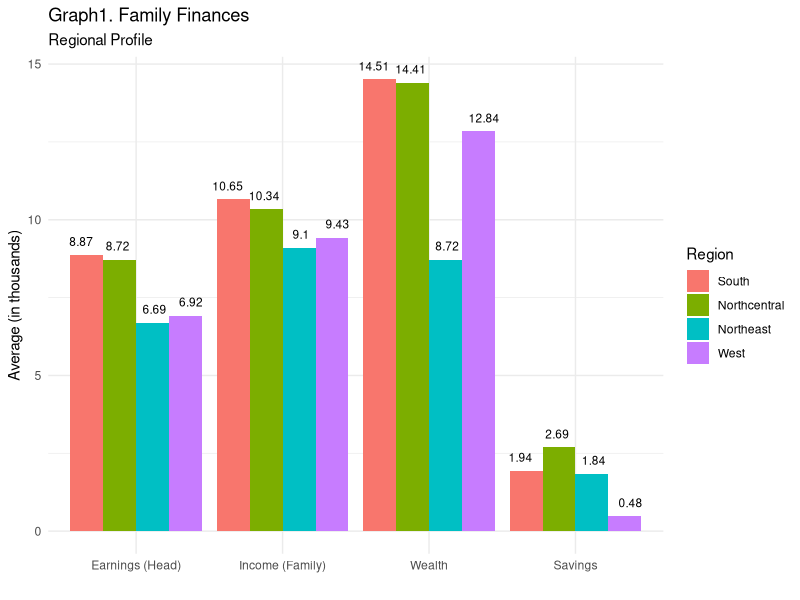

This chart was generated by the following R code:
############################################################
#                                                          #
#                    Assignment 1 in R                     #
#                                                          #
############################################################
library(readr)

# 1. read  family63A_tab.txt (tab delimited data) 
familyA <- read_tsv("data/family63A_tab.txt")

# 2. read family63B_FreeForm.txt (free form text file)
familyB <- read_table2("data/family63B_FreeForm.txt", col_names=FALSE)
names(familyB) <- names(familyA)

# 3. read family63C.csv  (comma delimited)
familyC <- read_csv("data/family63C.csv")                               
                                
# 4. merge/append A, B, C as appropriate
familyAB <- rbind(familyA, familyB)
familyABC <- merge(familyAB, familyC, by="id")
                                
# 5. Calculate descriptive statistics or frequencies
familyABC$race <- factor(familyABC$race)
familyABC$region <- factor(familyABC$region)
#    a) whole sample
summary(familyABC)
#    b) by region
by(familyABC, familyABC$region, summary)
by(familyABC, familyABC$region, psych::describe)

# 6. Compare average E across regions
aggregate(familyABC$E, by=list(region=familyABC$region), FUN=mean)
aggregate(familyABC$E, by=list(region=familyABC$region), FUN=sd)
summary(aov(E ~ region, familyABC))

# 7. create  regional dummies  (south=1 if region=3, zero otherwise)
#    (northcentral=1 if region=2, zero otherwise)
#    (west=1 if region=4, zero otherwise)
familyABC$south <- ifelse(familyABC$region == 3, 1, 0)
familyABC$northcentral <- ifelse(familyABC$region == 2, 1, 0)
familyABC$west <- ifelse(familyABC$region == 4, 1, 0)

# 8. estimate E=f(edu) and 
#    E=f(edu, south, northcentral, west)
summary(lm(E ~ edu, familyABC))
summary(lm(E ~ edu + northcentral + west, familyABC))

# 9. Produce a graph that shows regional differences like the one in varsbyregion_R.pdf


library(ggplot2)
library(reshape2)
df <- subset(familyABC, select=c(region, E, I, W, S))
dfagg <- aggregate(df[-1], by=list(region=df$region), mean)
dfm <- melt(dfagg)

dfm$region <- factor(dfm$region,
                     levels=c(1,2,3,4),
                     labels=c("South", "Northcentral", "Northeast", "West"))
dfm$variable <- factor(dfm$variable,
                       levels=c("E", "I", "W", "S"),
                       labels=c("Earnings (Head)",
                                "Income (Family)",
                                "Wealth",
                                "Savings"))
ggplot(data=dfm, aes(x=variable, y=value, fill=region)) +
  geom_bar(stat="identity", position="dodge") + 
  geom_text(aes(x=variable, y=value, label=round(value,2)), 
            position=position_dodge(width=1), size=3, vjust=-1) +
  labs(x="", y="Average (in thousands)", 
       title = "Graph1. Family Finances",
       subtitle ="Regional Profile",
       fill = "Region") + 
  theme_minimal()
